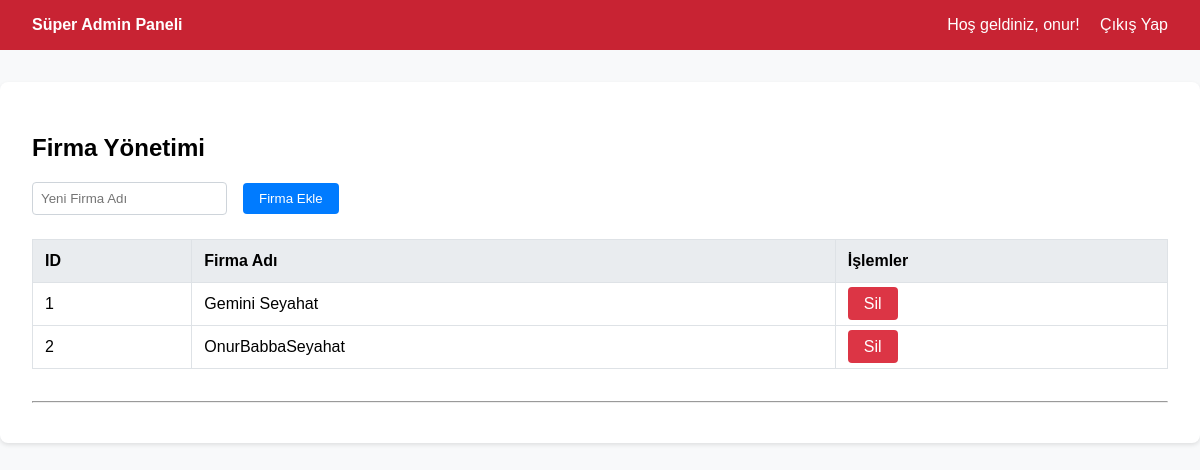
Page /index.php?page=admin_panel (signed in) on the earlier database version.
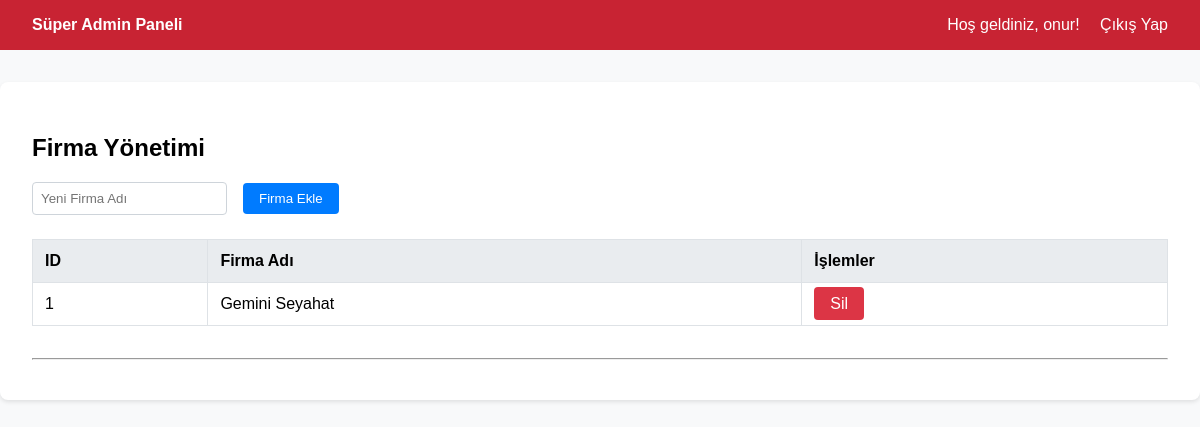
Same page on the later database version.
### tables this page shows
CREATE TABLE "companies" (
"id" INTEGER PRIMARY KEY AUTOINCREMENT,
"name" TEXT NOT NULL UNIQUE,
"created_at" TEXT DEFAULT CURRENT_TIMESTAMP
);

### views/admin_panel.php (the view, shortened to what this page needs)
<?php
require_once __DIR__ . '/../config/database.php';
$companies = $pdo->query("SELECT * FROM companies ORDER BY name")->fetchAll();
?>
<!DOCTYPE html>
<html lang="tr">
<head>
</head>
<body>
    <nav class="navbar">
        <a href="/index.php?page=admin_panel" style="font-weight: bold;">Süper Admin Paneli</a>
        <div>
            <span>Hoş geldiniz, <?php echo htmlspecialchars($_SESSION['user_name']); ?>!</span>
            <a href="/index.php?action=logout">Çıkış Yap</a>
        </div>
    </nav>
    <div class="container">
        <div class="section">
            <h2>Firma Yönetimi</h2>
            <form action="/index.php?action=add_company" method="POST" class="form-inline">
                <input type="text" name="company_name" placeholder="Yeni Firma Adı" required>
                <button type="submit" class="btn btn-primary">Firma Ekle</button>
            </form>
            <table>
                <thead><tr><th>ID</th><th>Firma Adı</th><th>İşlemler</th></tr></thead>
                <tbody>
                    <?php foreach ($companies as $company): ?>
                        <tr>
                            <td><?php echo htmlspecialchars($company['id']); ?></td>
                            <td><?php echo htmlspecialchars($company['name']); ?></td>
                            <td><a href="/index.php?action=delete_company&company_id=<?php echo $company['id']; ?>" class="btn btn-danger" onclick="return confirm('Bu firmayı silmek istediğinizden emin misiniz? Bu firmaya ait TÜM seferler ve biletler kalıcı olarak silinecektir!');">Sil</a></td>
                        </tr>
                    <?php endforeach; ?>
                </tbody>
            </table>
        </div>
        <hr>
        </div>
</body>
</html>

### public/index.php (shortened to what this page needs)
<?php
$page = $_GET['page'] ?? 'home';
$allowed_pages = ['home', 'register', 'login', 'purchase', 'my-tickets', 'company_admin_panel', 'add_trip', 'edit_trip', 'admin_panel'];
if (in_array($page, $allowed_pages) && file_exists(__DIR__ . "/../views/{$page}.php")) {
    require_once __DIR__ . "/../views/{$page}.php";
} elseif ($page === 'home' && file_exists(__DIR__ . "/../views/home.php")) {
    require_once __DIR__ . "/../views/home.php";
} else {
    if (!isset($_GET['action'])) {
        http_response_code(404);
        echo "<h1>404 Sayfa Bulunamadı</h1>";
    }
}

### views/admin_panel.php (style rules this page uses)
body { font-family: sans-serif; margin: 0; background-color: #f8f9fa; }
.navbar { background-color: #c82333; padding: 1rem; color: white; display: flex; justify-content: space-between; align-items: center; }
.navbar a { color: white; text-decoration: none; margin: 0 1rem; }
.container { max-width: 1140px; margin: 2rem auto; padding: 2rem; background-color: white; border-radius: 8px; box-shadow: 0 2px 4px rgba(0,0,0,0.1); }
.section { margin-bottom: 2rem; }
table { width: 100%; border-collapse: collapse; margin-top: 1.5rem; }
th, td { border: 1px solid #dee2e6; padding: 0.75rem; text-align: left; }
th { background-color: #e9ecef; }
.form-inline { display: flex; gap: 1rem; align-items: center; }
.form-inline input { padding: .5rem; border: 1px solid #ced4da; border-radius: 4px; }
.btn { text-decoration: none; padding: 0.5rem 1rem; border-radius: 4px; color: white; border: none; cursor: pointer; }
.btn-primary { background-color: #007bff; }
.btn-danger { background-color: #dc3545; }

Differences in the rows shown:
removed companies: id "2", name "OnurBabbaSeyahat"
